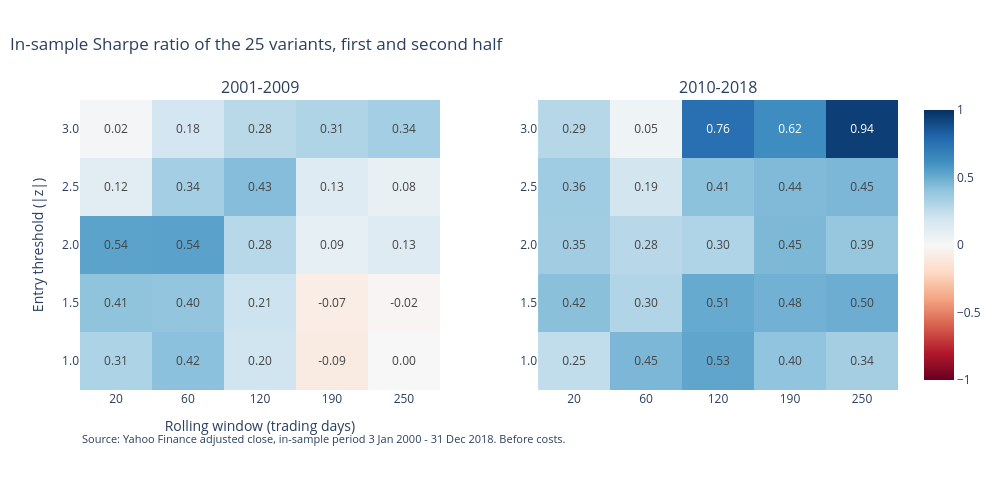

Here is the notebook cell this chart was saved with:
### Markdown cell above
## 4. Is the good zone stable over time?

The same 25 backtests, scored on the two halves of the in-sample period. If the blue zone stays in
place the parameters are stable; if it moves, the "best" parameters are an average of two regimes.

### Code cell
fig = make_subplots(rows=1, cols=2, subplot_titles=list(HALVES), horizontal_spacing=0.12)
for col, name in enumerate(HALVES, start=1):
    table = grid.pivot(index="entry", columns="window", values=f"sharpe {name}")
    fig.add_trace(
        go.Heatmap(
            z=table.to_numpy(),
            x=[str(c) for c in table.columns],
            y=[str(i) for i in table.index],
            colorscale="RdBu",
            zmid=0,
            zmin=-1,
            zmax=1,
            texttemplate="%{z:.2f}",
            showscale=col == 2,
        ),
        row=1,
        col=col,
    )
finish_figure(
    fig,
    "In-sample Sharpe ratio of the 25 variants, first and second half",
    "Rolling window (trading days)",
    "Entry threshold (|z|)",
    SOURCE_IS + " Before costs.",
)
fig.update_layout(width=1000, height=480)
save_figure(fig, "02_grid_halves", figures_dir)
fig.show()

### Figure 1 — Plotly figure (JSON) as saved in the notebook; plotly's stock layout.template omitted (floating-point values rounded to 4 significant figures)
{"data": [{"colorscale": [[0.0, "rgb(103,0,31)"], [0.1, "rgb(178,24,43)"], [0.2, "rgb(214,96,77)"], [0.3, "rgb(244,165,130)"], [0.4, "rgb(253,219,199)"], [0.5, "rgb(247,247,247)"], [0.6, "rgb(209,229,240)"], [0.7, "rgb(146,197,222)"], [0.8, "rgb(67,147,195)"], [0.9, "rgb(33,102,172)"], [1.0, "rgb(5,48,97)"]], "showscale": false, "texttemplate": "%{z:.2f}", "type": "heatmap", "x": ["20", "60", "120", "190", "250"], "xaxis": "x", "y": ["1.0", "1.5", "2.0", "2.5", "3.0"], "yaxis": "y", "z": [[0.3138, 0.4176, 0.1976, -0.08619, 0.002237], [0.4058, 0.3976, 0.2135, -0.07206, -0.01821], [0.5357, 0.542, 0.284, 0.08936, 0.1312], [0.1175, 0.3418, 0.4308, 0.1312, 0.07683], [0.02343, 0.1845, 0.2759, 0.3088, 0.3437]], "zmax": 1, "zmid": 0, "zmin": -1}, {"colorscale": [[0.0, "rgb(103,0,31)"], [0.1, "rgb(178,24,43)"], [0.2, "rgb(214,96,77)"], [0.3, "rgb(244,165,130)"], [0.4, "rgb(253,219,199)"], [0.5, "rgb(247,247,247)"], [0.6, "rgb(209,229,240)"], [0.7, "rgb(146,197,222)"], [0.8, "rgb(67,147,195)"], [0.9, "rgb(33,102,172)"], [1.0, "rgb(5,48,97)"]], "showscale": true, "texttemplate": "%{z:.2f}", "type": "heatmap", "x": ["20", "60", "120", "190", "250"], "xaxis": "x2", "y": ["1.0", "1.5", "2.0", "2.5", "3.0"], "yaxis": "y2", "z": [[0.251, 0.4544, 0.5299, 0.402, 0.3411], [0.4189, 0.3015, 0.5089, 0.4801, 0.4964], [0.3534, 0.2788, 0.3048, 0.4511, 0.3852], [0.3592, 0.1896, 0.4135, 0.4436, 0.4541], [0.2854, 0.04789, 0.7576, 0.6247, 0.9427]], "zmax": 1, "zmid": 0, "zmin": -1}], "layout": {"annotations": [{"font": {"size": 16}, "showarrow": false, "text": "2001-2009", "x": 0.22, "xanchor": "center", "xref": "paper", "y": 1.0, "yanchor": "bottom", "yref": "paper"}, {"font": {"size": 16}, "showarrow": false, "text": "2010-2018", "x": 0.78, "xanchor": "center", "xref": "paper", "y": 1.0, "yanchor": "bottom", "yref": "paper"}, {"font": {"size": 11}, "showarrow": false, "text": "Source: Yahoo Finance adjusted close, in-sample period 3 Jan 2000 - 31 Dec 2018. Before costs.", "x": 0, "xref": "paper", "y": -0.2, "yref": "paper"}], "height": 480, "legend": {"orientation": "h", "x": 0.01, "y": 1.02, "yanchor": "bottom"}, "margin": {"b": 90}, "title": {"text": "In-sample Sharpe ratio of the 25 variants, first and second half", "x": 0.01}, "width": 1000, "xaxis": {"anchor": "y", "domain": [0.0, 0.44], "title": {"text": "Rolling window (trading days)"}}, "xaxis2": {"anchor": "y2", "domain": [0.56, 1.0]}, "yaxis": {"anchor": "x", "domain": [0.0, 1.0], "title": {"text": "Entry threshold (|z|)"}}, "yaxis2": {"anchor": "x2", "domain": [0.0, 1.0]}}}
